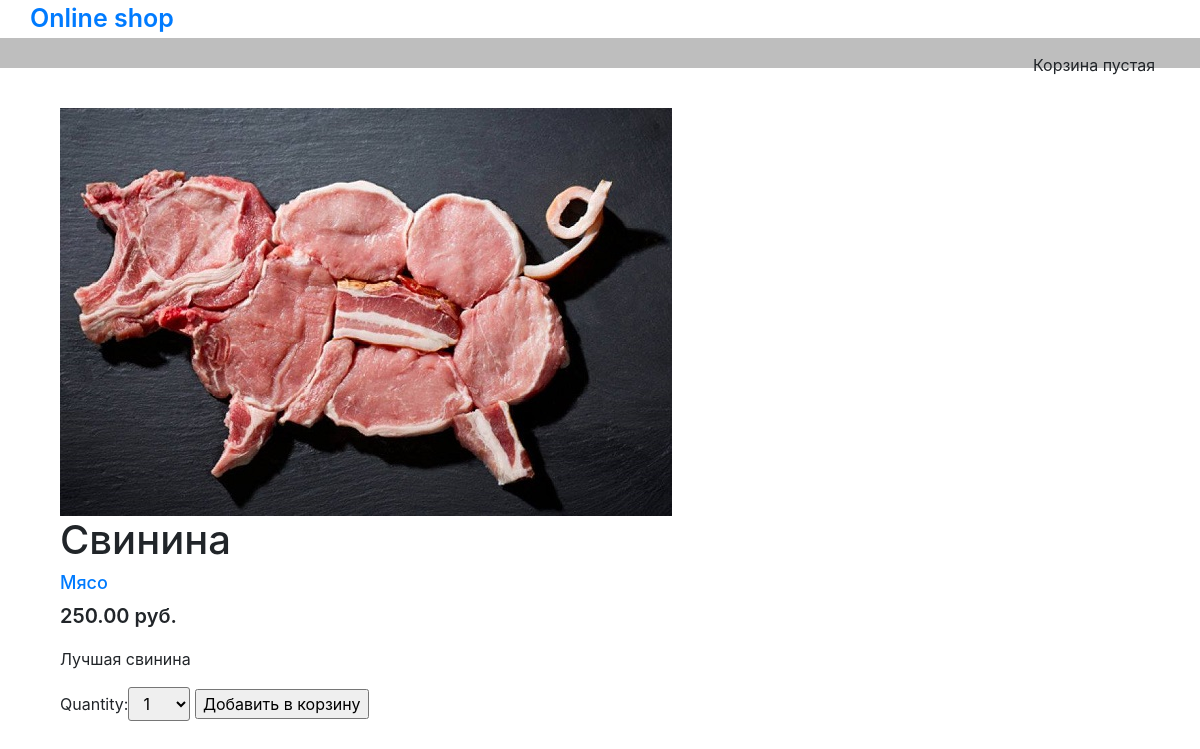
Screenshot of /svinina/1/ with the database file from the repository.
### shop/models.py (models this page shows, shortened)
class Product(models.Model):
    category = models.ForeignKey(Category, related_name='products', verbose_name='Категория', on_delete=models.CASCADE)
    name = models.CharField(max_length=100, db_index=True, verbose_name='Название')
    slug = models.SlugField(max_length=100, db_index=True)
    description = models.TextField(blank=True, verbose_name='Описание')
    price = models.DecimalField(max_digits=10, decimal_places=2, verbose_name='Цена')
    image = models.ImageField(upload_to='products/%Y/%m/%d/', blank=True, verbose_name='Изображение товара', default='static/img/no-image.jpg')
    stock = models.PositiveIntegerField(verbose_name='На складе')
    available = models.BooleanField(default=True, verbose_name='Доступен')
    created = models.DateTimeField(auto_now_add=True)
    updated = models.DateTimeField(auto_now=True)
    class Meta:
        ordering = ['name']
        index_together = [
            ['id', 'slug']
        ]
        verbose_name_plural = 'Товары'

class Category(models.Model):
    name = models.CharField(max_length=100, db_index=True)
    slug = models.SlugField(max_length=100, db_index=True, unique=True)
    class Meta:
        ordering = ['name']
        verbose_name = 'Категория'
        verbose_name_plural = 'Категории'
    def __str__(self):
        return self.name
    def get_absolute_url(self):
        return reverse('shop:ProductByCategory', args=[self.slug])

### shop/views.py (the view)
# urls.py: url(r'^(?P<slug>[-\w]+)/(?P<id>\d+)/$', views.product_detail, name='ProductDetail'),
def product_detail(request, id, slug):
    product = get_object_or_404(Product,  id=id, slug=slug,  available=True)
    cart_product_form = CartAddProductForm()
    context = {'product': product, 'cart_product_form': cart_product_form, 'cart':Cart(request)}
    context.update(csrf(request))
    return render_to_response('shop/product_detail.html', context)

### cart/forms.py
class CartAddProductForm(forms.Form):
    quantity = forms.TypedChoiceField(choices=PRODUCT_QUANTITY_CHOICES, coerce=int)
    update = forms.BooleanField(required=False, initial=False, widget=forms.HiddenInput)

### cart/cart.py (called while the page is built)
    def __len__(self):
        return sum(item['quantity'] for item in self.cart.values())

### shop/templates/shop/product_detail.html (shortened to what this page needs)
{% extends "shop/base.html" %}
{% load staticfiles %}
{% block content %}
  <div class="product-detail">
    <div class="col-sm-4">
      <img src="{% if product.image %}{{ product.image.url }}{% else %}{% static 'img/no-image.jpg'%}{% endif %}" class="img-responsive">
    </div>
    <div class="col-sm-8">
      <h1>{{ product.name }}</h1>
      <h2><a href="{{ product.category.get_absolute_url }}">{{ product.category }}</a></h2>
      <p class="price">
        {{ product.price }} руб.
      </p>
      <span>
        {{ product.description | linebreaks}}
      </span>
      <form action="{% url 'cart:CartAdd' product.id %}" method="post">
          {{ cart_product_form }}
          <input type="submit" value="Добавить в корзину">
      </form>
    </div>
  </div>
{% endblock %}

### static/css/style.css (style rules this page uses)
.product-detail { margin-top: 40px; }
.price { font-weight: 600; font-size: 20px; }
.product-detail h2 { font-size: 18px; }
#id_quantity { padding: 5px 10px; border-radius: 3px; }

### rows the page displays
Product: image (picture), name "Свинина", category "Мясо", price "250.00", description "Лучшая свинина"
